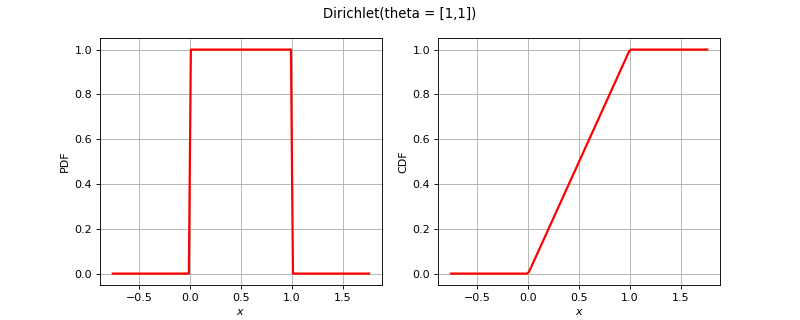

This chart was generated by the following Python code:
import openturns as ot
from matplotlib import pyplot as plt
from openturns.viewer import View
if (ot.Dirichlet().__class__.__name__=='ComposedDistribution'):
    correlation = ot.CorrelationMatrix(2)
    correlation[1, 0] = 0.25
    aCopula = ot.NormalCopula(correlation)
    marginals = [ot.Normal(1.0, 2.0), ot.Normal(2.0, 3.0)]
    distribution = ot.ComposedDistribution(marginals, aCopula)
elif (ot.Dirichlet().__class__.__name__=='CumulativeDistributionNetwork'):
    distribution = ot.CumulativeDistributionNetwork([ot.Normal(2),ot.Dirichlet([0.5, 1.0, 1.5])], ot.BipartiteGraph([[0,1], [0,1]]))
else:
    distribution = ot.Dirichlet()
dimension = distribution.getDimension()
if dimension <= 2:
    if distribution.getDimension() == 1:
        distribution.setDescription(['$x$'])
        pdf_graph = distribution.drawPDF()
        cdf_graph = distribution.drawCDF()
        fig = plt.figure(figsize=(10, 4))
        plt.suptitle(str(distribution))
        pdf_axis = fig.add_subplot(121)
        cdf_axis = fig.add_subplot(122)
        View(pdf_graph, figure=fig, axes=[pdf_axis], add_legend=False)
        View(cdf_graph, figure=fig, axes=[cdf_axis], add_legend=False)
    else:
        distribution.setDescription(['$x_1$', '$x_2$'])
        pdf_graph = distribution.drawPDF()
        fig = plt.figure(figsize=(10, 5))
        plt.suptitle(str(distribution))
        pdf_axis = fig.add_subplot(111)
        View(pdf_graph, figure=fig, axes=[pdf_axis], add_legend=False)
